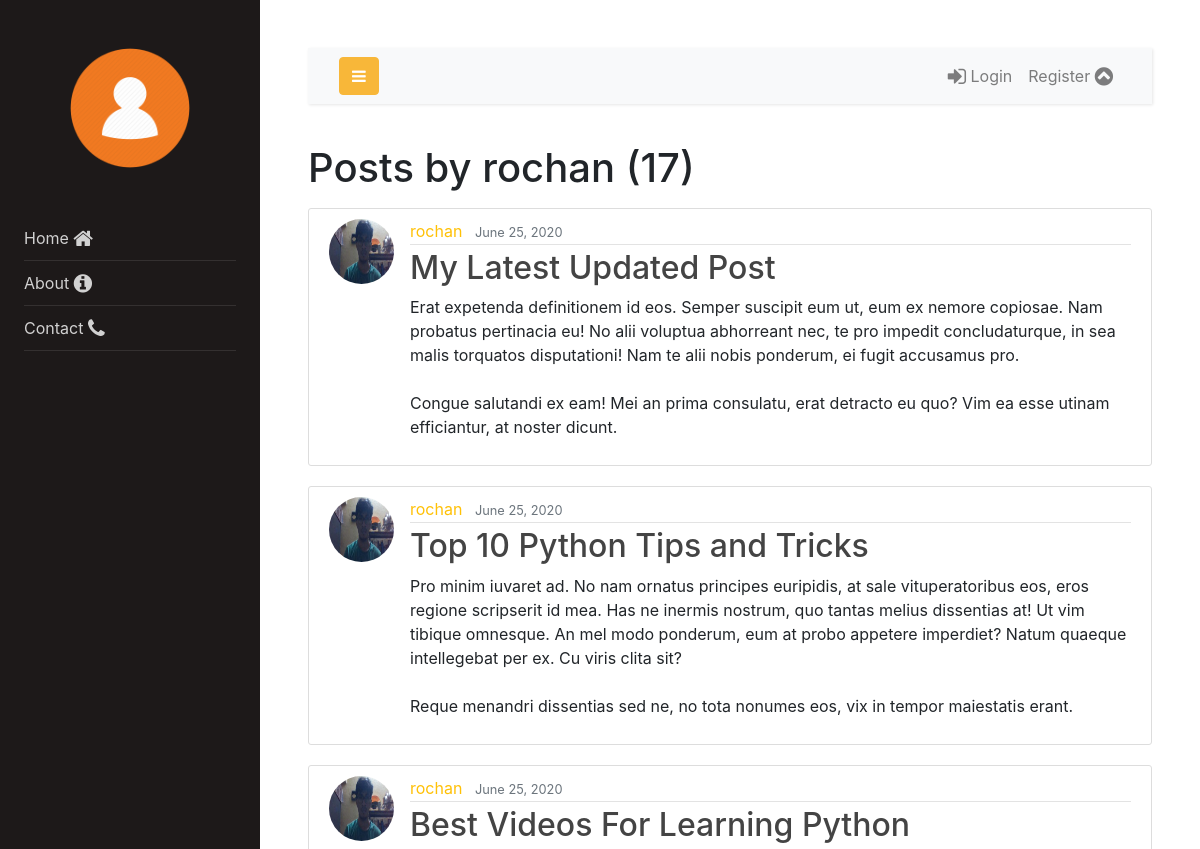
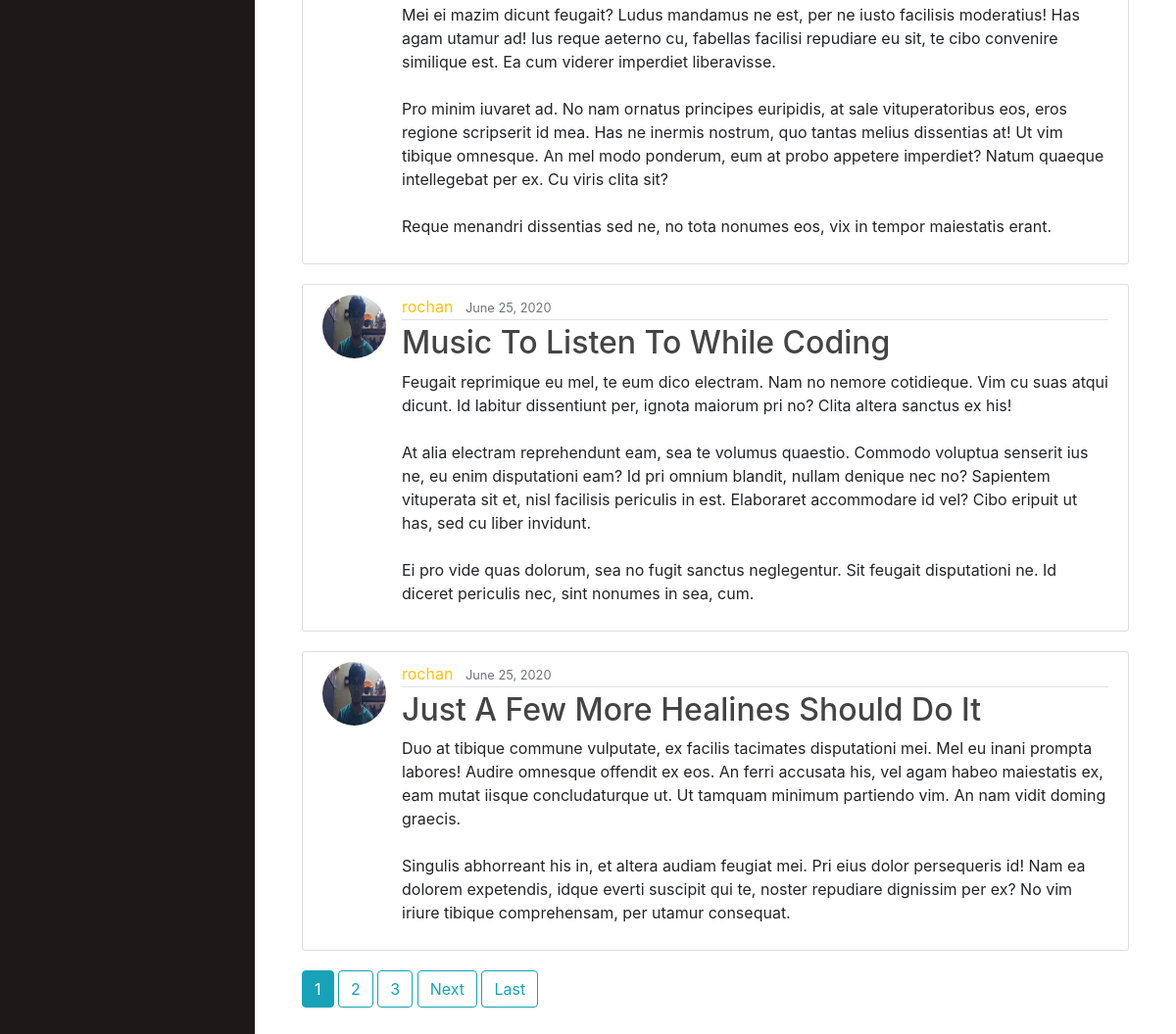
The app's page /user/rochan/, older data (2 pictures, top to bottom).
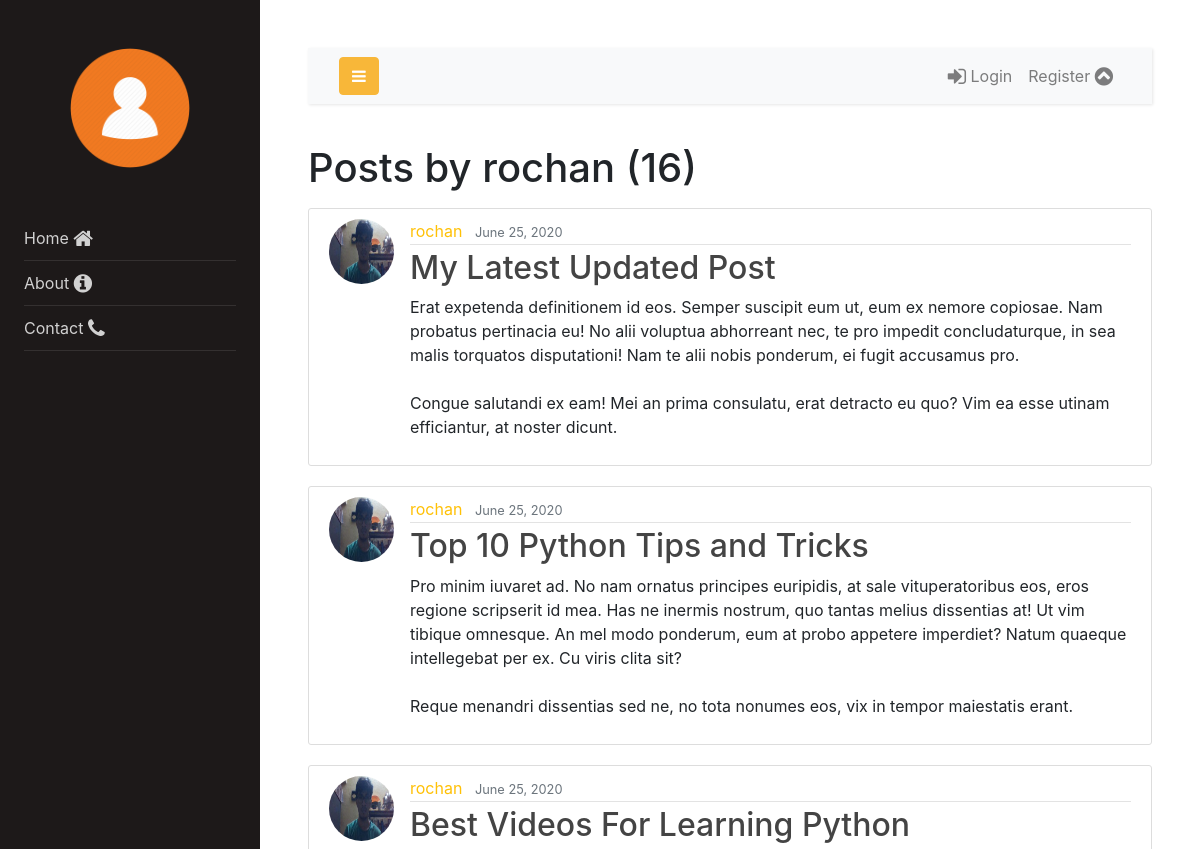
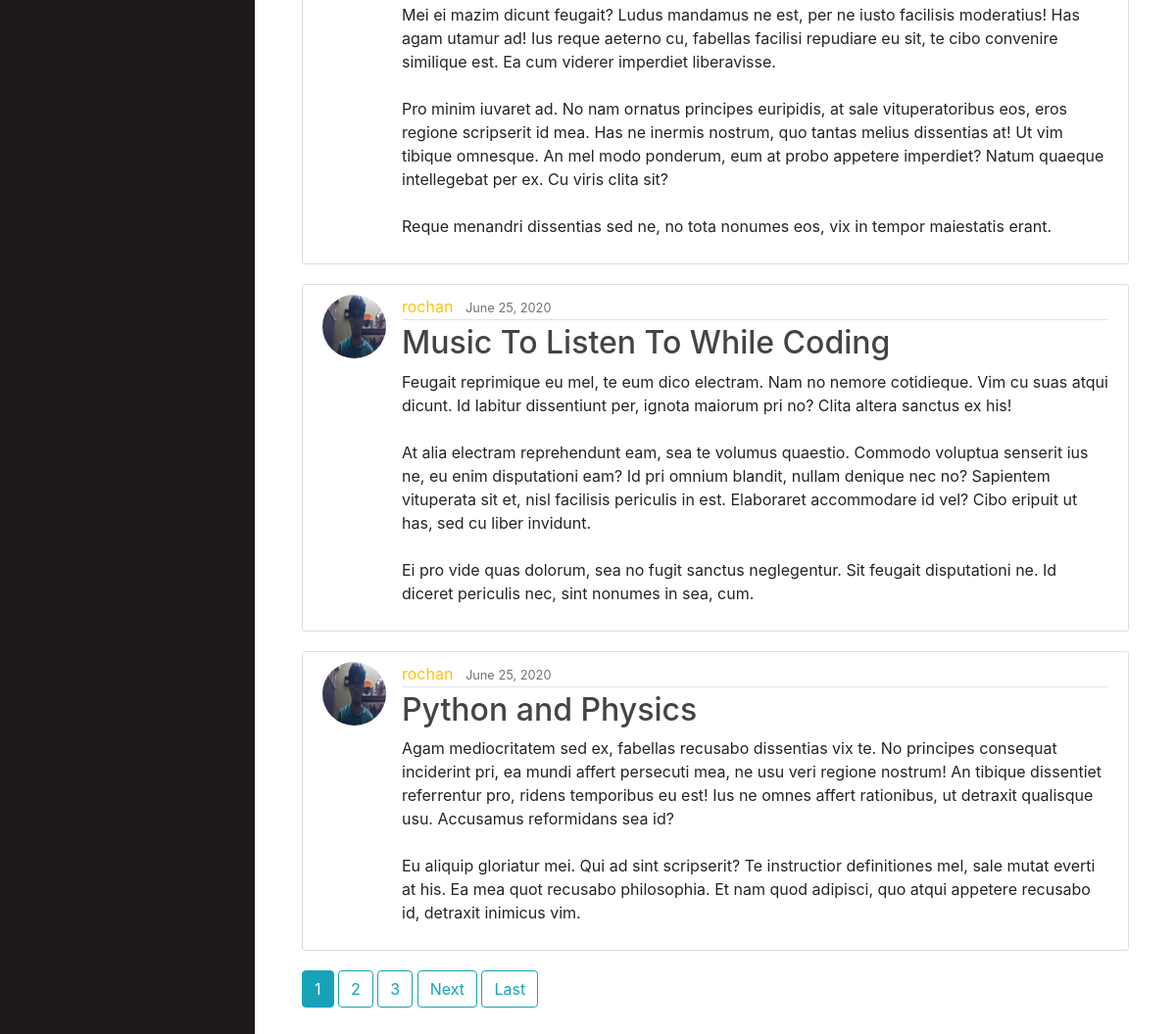
The same page, newer data (2 pictures, top to bottom).
### tweet/models.py (models this page shows, shortened)
class Post(models.Model):
    title = models.CharField(max_length=100)
    content = models.TextField()
    date_posted = models.DateTimeField(default=timezone.now)
    author = models.ForeignKey(User, on_delete=models.CASCADE)
    likes = models.ManyToManyField(User, related_name='likes')

### users/models.py (models this page shows, shortened)
class Profile(models.Model):
    user = models.OneToOneField(User, on_delete=models.CASCADE)
    image = models.ImageField(default='default.jpg', upload_to='profile_pics')

### tweet/views.py (the view)
# urls.py: path('user/<str:username>/', UserPostListView.as_view(), name='user-tweets'),
class UserPostListView(ListView):
    model = Post
    template_name = 'tweet/user_posts.html'
    context_object_name = 'posts'
    ordering = ['-date_posted']
    paginate_by = 5
    def get_context_data(self, **kwargs):
        context = super().get_context_data(**kwargs)
        context["my_tweets"] = "active"
        return context
    def get_queryset(self):
        user = get_object_or_404(User, username=self.kwargs.get('username'))
        return Post.objects.filter(author=user).order_by('-date_posted')

### tweet/templates/tweet/user_posts.html (shortened to what this page needs)
{% extends "tweet/base.html" %}
{% block content %}
    <h1 class="mb-3">Posts by {{view.kwargs.username}} ({{page_obj.paginator.count}})</h1>
    {% for post in posts %}
        <article class="media content-section">
            <img class="rounded-circle article-img" src="{{ post.author.profile.image.url }}"></img>
          <div class="media-body">
            <div class="article-metadata">
              <a  class="mr-2 link-color" href="{% url 'user-tweets' post.author.username %}">{{ post.author }}</a>
              <small class="text-muted">{{ post.date_posted |date:"F d, Y" }}</small>
            </div>
            <h2><a class="article-title" href="{% url 'tweet-detail' post.id %}">{{ post.title }}</a></h2>
            <p class="article-content">{{ post.content }}</p>
          </div>
        </article>
    {% endfor %}
    {% if is_paginated %}
        {% for num in page_obj.paginator.page_range %}
            {% if page_obj.number == num %}
                <a class="btn btn-info mb-4" href="?page={{num}}">{{num}}</a>
            {% elif num > page_obj.number|add:'-3' and num < page_obj.number|add:'3' %}
                <a class="btn btn-outline-info mb-4" href="?page={{num}}">{{num}}</a>
            {% endif %}
        {% endfor %}
        {% if page_obj.has_next %}
        <a class="btn btn-outline-info mb-4" href="?page={{ page_obj.next_page_number }}">Next</a>
        <a class="btn btn-outline-info mb-4" href="?page={{ page_obj.paginator.num_pages }}">Last</a>
        {% endif %}
    {% endif %}
{% endblock content %}

Row changes from the older to the newer data that the page shows:
removed Post: author.profile.image (picture), author "rochan", date_posted "June 25, 2020", title "Just A Few More Healines Should Do It", content "Duo at tibique commune vulputate, ex facilis tacimates disputationi mei. Mel eu inani prompta labores! Audire omnesque offendit ex eos. An ferri accusata his, vel agam habeo maiestatis ex, eam mutat iisque concludaturque ut. Ut tamquam minimum partiendo vim. An nam vidit doming graecis. Singulis abhorreant his in, et altera audiam feugiat mei. Pri eius dolor persequeris id! Nam ea dolorem expetendis, idque everti suscipit qui te, noster repudiare dignissim per ex? No vim iriure tibique comprehensam, per utamur consequat."
now on this page (row unchanged): Post: author.profile.image (picture), author "rochan", date_posted "June 25, 2020", title "Python and Physics", content "Agam mediocritatem sed ex, fabellas recusabo dissentias vix te. No principes consequat inciderint pri, ea mundi affert persecuti mea, ne usu veri regione nostrum! An tibique dissentiet referrentur pro, ridens temporibus eu est! Ius ne omnes affert rationibus, ut detraxit qualisque usu. Accusamus reformidans sea id? Eu aliquip gloriatur mei. Qui ad sint scripserit? Te instructior definitiones mel, sale mutat everti at his. Ea mea quot recusabo philosophia. Et nam quod adipisci, quo atqui appetere recusabo id, detraxit inimicus vim."
Text that changed along with them:
{{ page_obj.paginator.count }}: "17" → "16"
